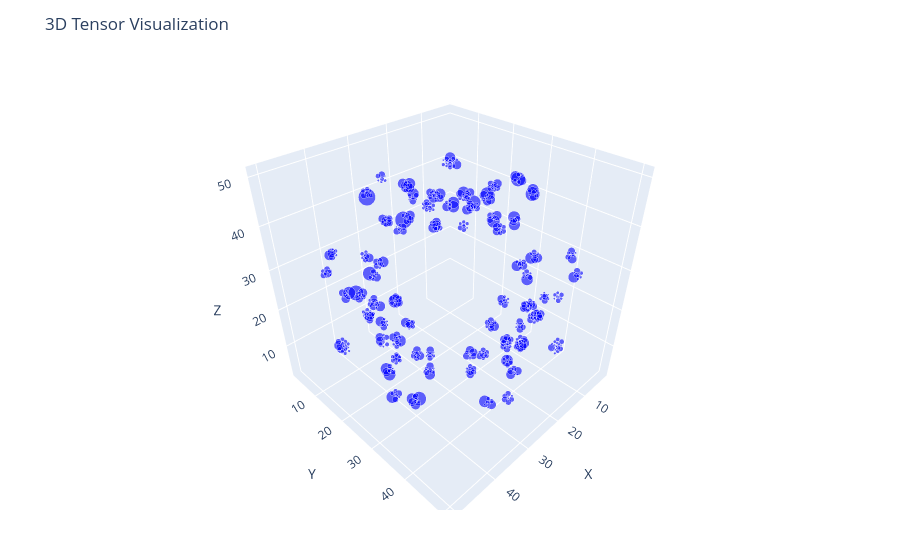

The notebook cell this image was saved under:
### Markdown cell above
Now we shift to he larger sphere.  This make take a minute to compute and longer if you have changed parameter sets.  The result is typically far more sparse than the input tensor and thus if you can visualize the input tensor then you should have no problem plotting the result.

If we begin with a sphere of radius 51 the result will again be an octant folding of that sphere, but the curvature should be more apparent than our smaller radius 5 sphere.  Once more there are a number of effects to consider, from altering parameters, to choosing a tolerance for how many digits of precision to include.  Those concepts are best analyzed using statistics and metrics on the actual tensors and not the visualization.

### Code cell
recovered_sphere51=toSurfaceTensor(hidden_sphere51.tensor)
# saveTensorToFile(recovered_sphere51.tensor, "sphere-51x51x51-recov.txt"); # Save .
plotTensor(recovered_sphere51.tensor, 0.01) # try to plot

### Figure 1 — Plotly figure (JSON) as saved in the notebook; plotly's stock layout.template omitted (floating-point values rounded to 4 significant figures; data arrays with more than 128 entries replaced by an {"elided": "..."} marker saying what was removed)
{"data": [{"marker": {"color": "blue", "opacity": 0.6, "size": {"elided": "603 float values"}}, "mode": "markers", "type": "scatter3d", "x": {"elided": "603 int values"}, "y": {"elided": "603 int values"}, "z": {"elided": "603 int values"}}], "layout": {"margin": {"b": 50, "l": 50, "r": 50, "t": 60}, "scene": {"aspectmode": "cube", "xaxis": {"range": [1, 52], "title": "X"}, "yaxis": {"range": [1, 52], "title": "Y"}, "zaxis": {"range": [1, 52], "title": "Z"}}, "title": "3D Tensor Visualization"}}
